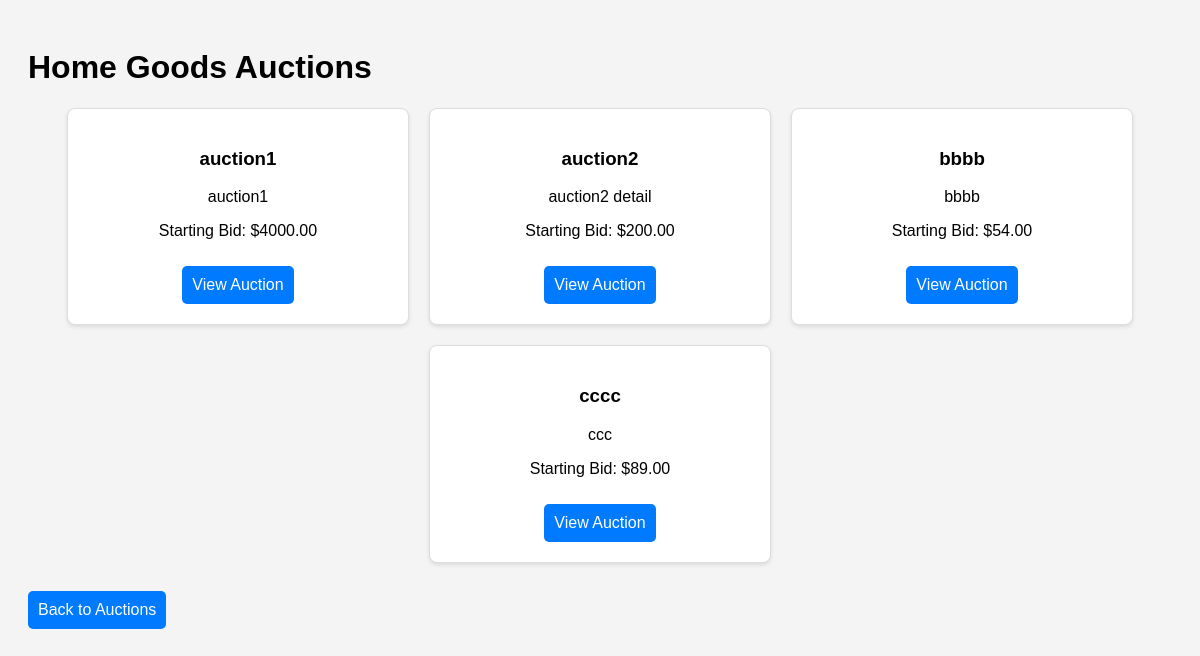
Before: /category/Home Goods/ with the older database file.
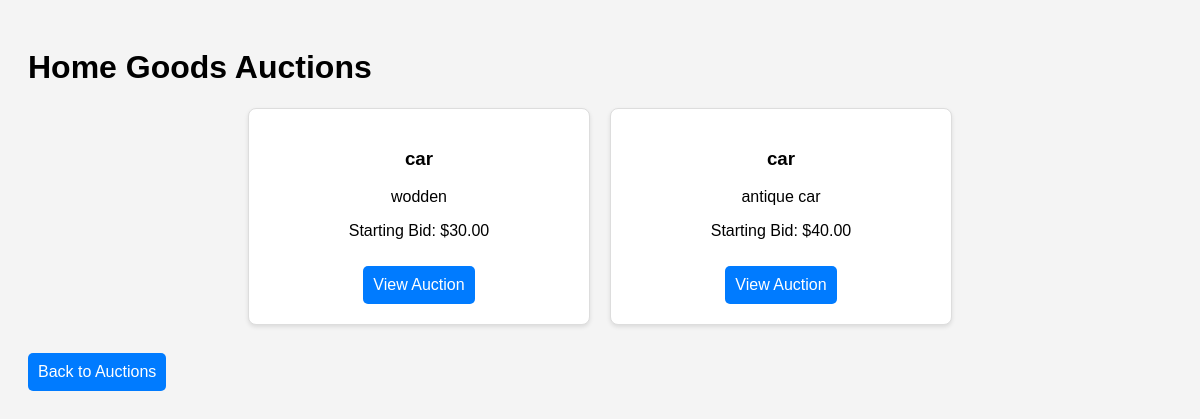
After: the same page with the newer database file.
### auction/models.py (models this page shows, shortened)
class AuctionItem(models.Model):
    CATEGORY_CHOICES = [
        ('Electronics', 'Electronics'),
        ('Fashion', 'Fashion'),
        ('Home Goods', 'Home Goods'),
    ]
    title = models.CharField(max_length=255)
    description = models.TextField()
    starting_bid = models.DecimalField(max_digits=10, decimal_places=2)
    category = models.CharField(max_length=50, choices=CATEGORY_CHOICES)
    image = models.ImageField(upload_to='auction_images/', blank=True, null=True)
    created_at = models.DateTimeField(auto_now_add=True)
    seller = models.ForeignKey(User, on_delete=models.CASCADE)
    end_time = models.DateTimeField(null=True, blank=True)
    winner = models.ForeignKey(
        User, on_delete=models.SET_NULL, null=True, blank=True, related_name="won_auctions"
    )
    status = models.CharField(max_length=20, default='active', choices=[('active', 'Active'), ('completed', 'Completed')])

### auction/views.py (the view)
# urls.py: path('category/<str:category>/', views.category_auctions, name='category_auctions'),
def category_auctions(request, category):
    auctions = AuctionItem.objects.filter(category=category)
    return render(request, "category_auctions.html", {"category": category, "auctions": auctions})

### auction/templates/category_auctions.html (shortened to what this page needs)
{% load static %}
<!DOCTYPE html>
<html lang="en">
<head>
</head>
<body>
    <h1>{{ category }} Auctions</h1>
    <div class="auction-container">
        {% for auction in auctions %}
        <div class="auction-box">
            <h3>{{ auction.title }}</h3>
            <p>{{ auction.description }}</p>
            <p>Starting Bid: ${{ auction.starting_bid }}</p>
            <a href="{% url 'auction_detail' auction.id %}" class="btn">View Auction</a>
        </div>
        {% empty %}
        <p>No auctions available in {{ category }}.</p>
        {% endfor %}
    </div>
    <br>
    <a href="{% url 'browse' %}" class="btn">Back to Auctions</a>
</body>
</html>

Changed rows visible on the page:
removed AuctionItem: title "auction1", description "auction1", starting_bid "4000.00"
removed AuctionItem: title "auction2", description "auction2 detail", starting_bid "200.00"
removed AuctionItem: title "bbbb", description "bbbb", starting_bid "54.00"
removed AuctionItem: title "cccc", description "ccc", starting_bid "89.00"
added AuctionItem: title "car", description "wodden", starting_bid "30.00"
added AuctionItem: title "car", description "antique car", starting_bid "40.00"
